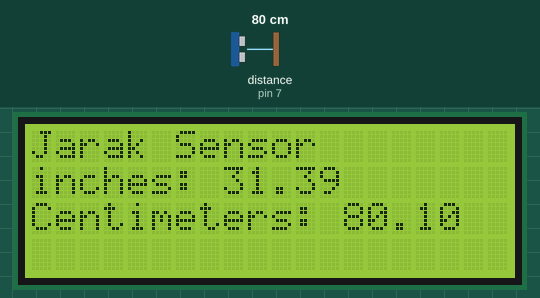
Simulated run of this sketch. Board: Arduino Uno, built with avr-gcc and run on an emulated ATmega328P. Shown: 20×4 character LCD. Wiring (inferred from the names in the program): ultrasonic range finder: trigger pin 7; echo pin 7. The inputs (shaded band) are chosen by the test bench; at power-on: distance to the obstacle (sensor on pin 7) 80 cm. The echo pulse lasts 58.3 µs per cm.

Above: at 1.2 s.
1.3 s: distance to the obstacle (sensor on pin 7) set to 2 cm
At 1.4 s:
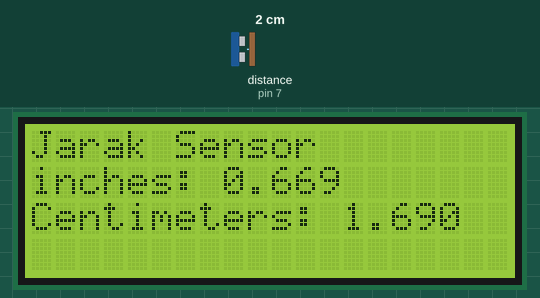
2.8 s: distance to the obstacle (sensor on pin 7) set to 18 cm
At 3.3 s:
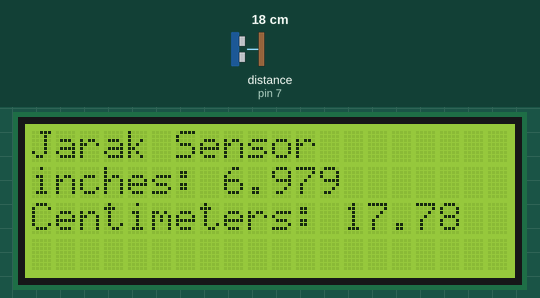
4.3 s: distance to the obstacle (sensor on pin 7) set to 35 cm
At 5.3 s:
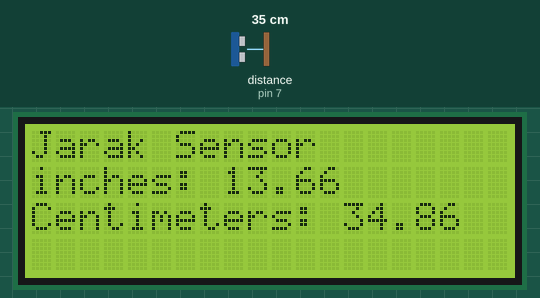
Timing chart, 0 to 7.3 s (numbered marks = the images above; inputs shaded):
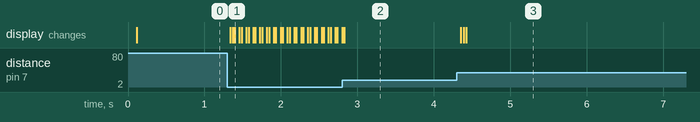

Measured:
- after the input at 1.3 s, the display: changes at once (image 1)
- after the input at 2.8 s, the display: first differs from a run without the input at once (image 2)
- after the input at 4.3 s, the display: changes after 0.06 s (image 3)

The sketch:

Ping.ino
```cpp
#include <Wire.h>
#include <LiquidCrystal_I2C.h>

LiquidCrystal_I2C lcd(0x27, 20, 4);
const int pingPin = 7;

void setup() {
  Serial.begin(9600);
  lcd.init();
  lcd.backlight();
  lcd.setCursor(0,0);
  lcd.print("Jarak Sensor");
}

void loop() {
  float duration, inches, cm;

  pinMode(pingPin, OUTPUT);
  digitalWrite(pingPin, LOW);
  delayMicroseconds(2);
  digitalWrite(pingPin, HIGH);
  delayMicroseconds(5);
  digitalWrite(pingPin, LOW);

  pinMode(pingPin, INPUT);
  duration = pulseIn(pingPin, HIGH);

  inches = microsecondsToInches(duration);
  cm = microsecondsToCentimeters(duration);

  lcd.setCursor(0, 1);
  lcd.print("inches: ");
  lcd.print(inches);

  lcd.setCursor(0, 2);
  lcd.print("Centimeters: ");
  lcd.print(cm);
}

float microsecondsToInches( float microseconds) {
  return microseconds / 74 / 2;
}

float microsecondsToCentimeters( float microseconds) {
  return microseconds / 29 / 2;
}
```
